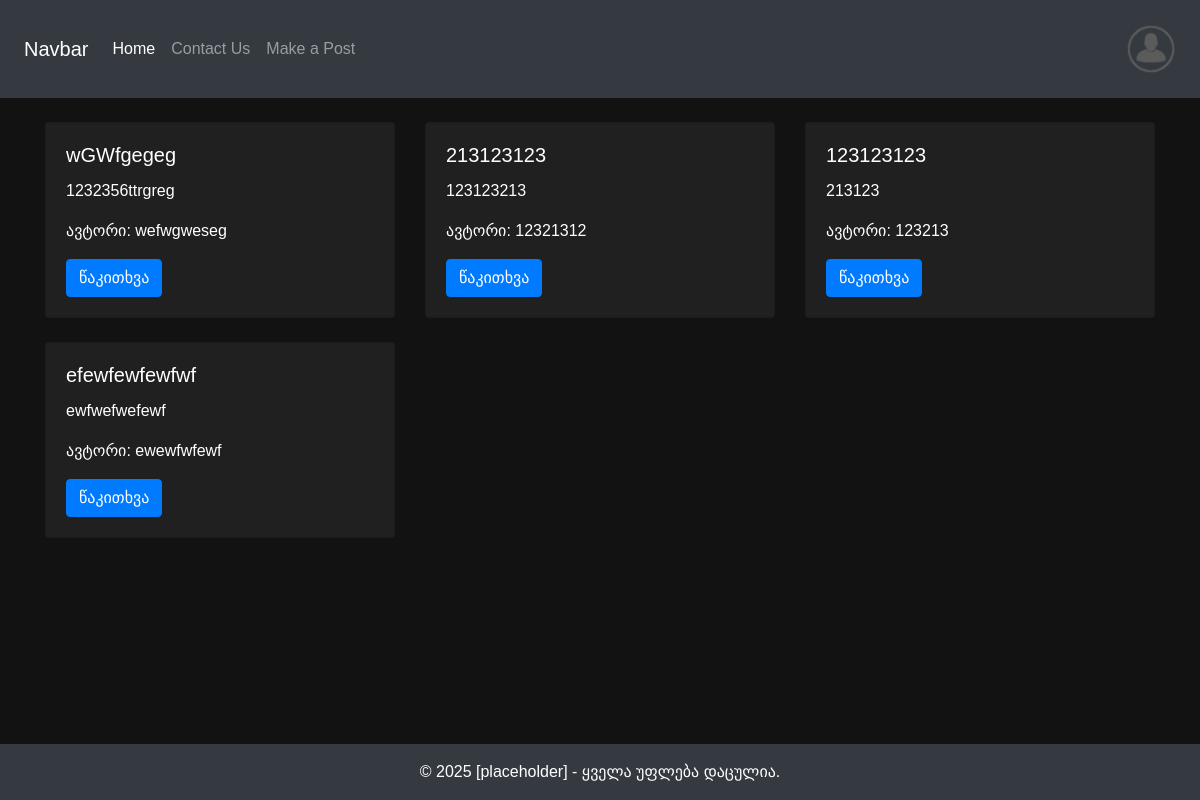
/nutrition, run on an earlier commit of the app's database.
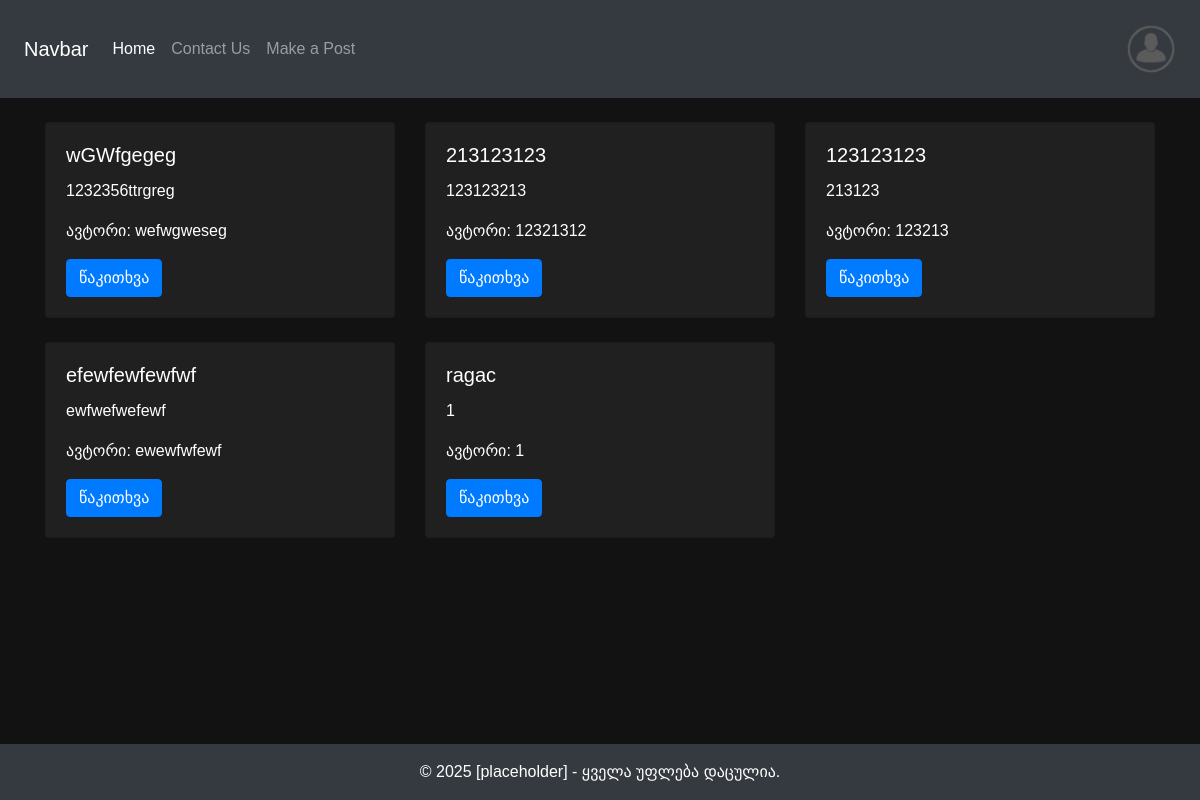
And on a later commit of the database.
### tables this page shows
CREATE TABLE posts (
                id INTEGER PRIMARY KEY AUTOINCREMENT,
                title TEXT NOT NULL,
                author TEXT NOT NULL,
                description TEXT NOT NULL,
                information TEXT NOT NULL
            , category TEXT NOT NULL);

### app_main.py (the view)
@app.route("/nutrition", methods=["GET"])
def nutrition():
    nutrition_posts = []
    with sqlite3.connect('fitnessproject.db') as conn:
        c = conn.cursor()
        c.execute('''
            SELECT * FROM posts WHERE category = ? ORDER BY id DESC
        ''', ("NUTRITION",))
        n_posts = c.fetchall()
        for row in n_posts:
            nutrition_posts.append({'id': row[0], 'title': row[1], 'author': row[2], 'description': row[3], 'information': row[4]})
    return render_template("nutrition.html", nutrition_posts=nutrition_posts)

### templates/nutrition.html (shortened to what this page needs)
<!doctype html>
<html lang="en">
<head>
    <link rel="stylesheet" href="https://cdn.jsdelivr.net/npm/bootstrap@4.4.1/dist/css/bootstrap.min.css">
</head>
<body style="background-color: #121212;">
{% include "navbar.html" %}
<div class="container mt-4">
    <div class="row">
        {% for row in nutrition_posts %}
        <div class="col-md-4 d-flex align-items-stretch mb-4">
            <div class="card w-100" style="background-color: #202020; height: 100%;">
                <div class="card-body">
                    <h5 class="card-title text-white">{{ row['title'] }}</h5>
                    <p class="card-text text-white">{{ row['description'] }}</p>
                    <p class="card-text text-white">ავტორი: {{ row['author'] }}</p>
                    <a href="/posts/{{row['id']}}" class="btn btn-primary">წაკითხვა</a>
                </div>
            </div>
        </div>
        {% endfor %}
    </div>
</div>
{% include "footer.html" %}
</body>
</html>

What changed in the data, as far as the page shows it:
now on this page (row edited): posts: title "ragac", description "1", author "1"
